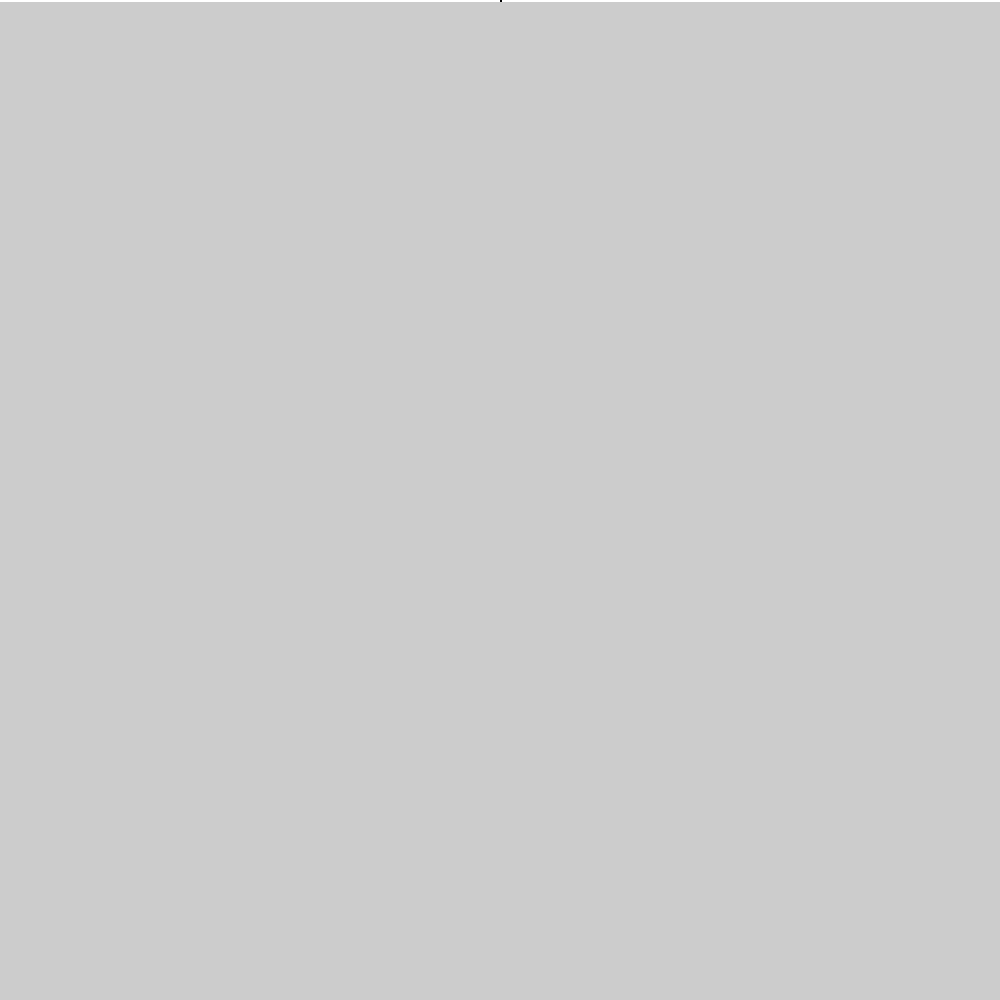
Frame 1 (no input)
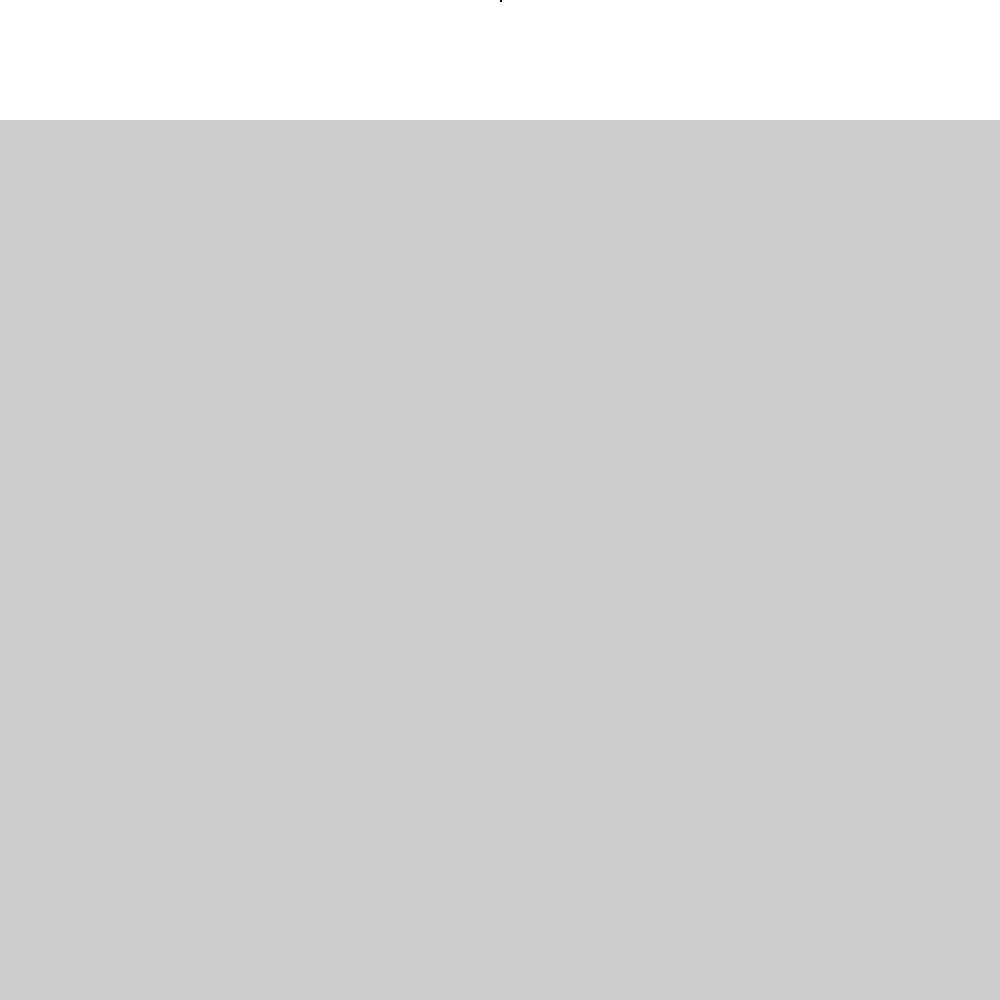
Frame 60 (the mouse pressed at the canvas centre just before this capture)
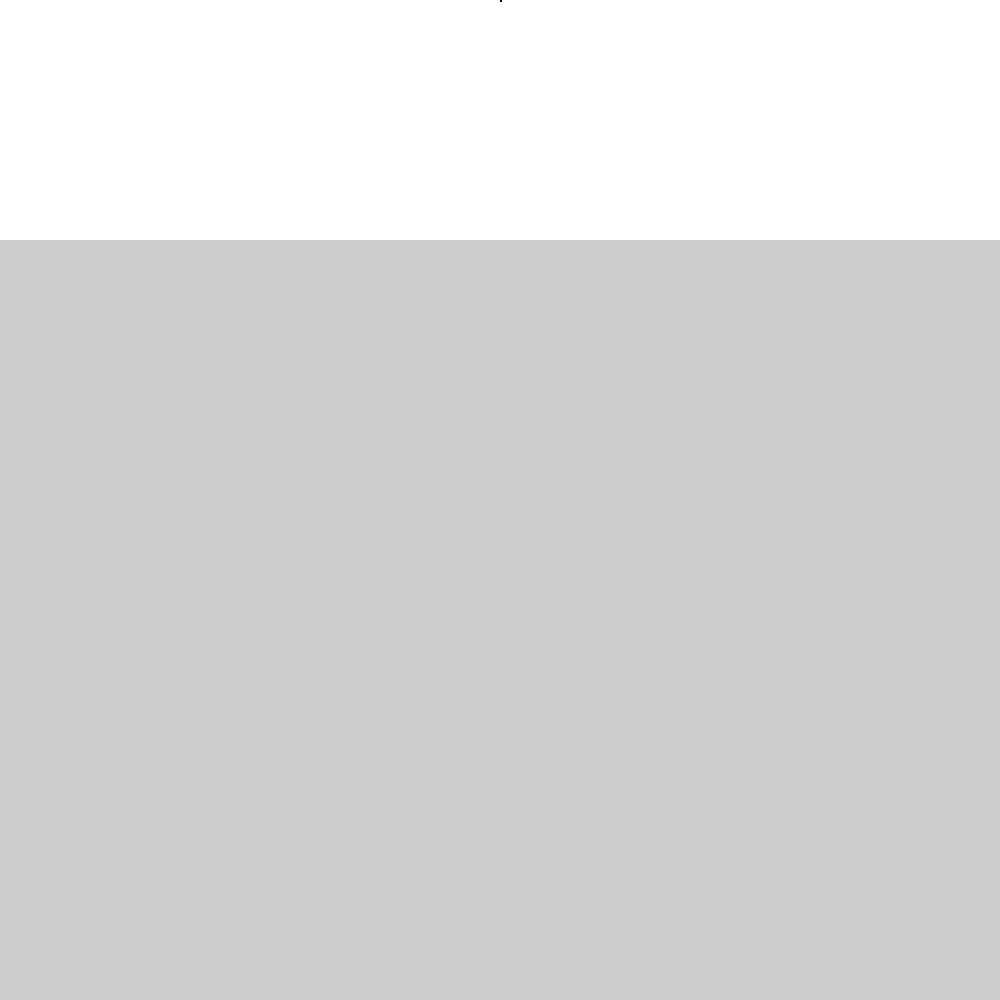
Frame 120 (the mouse held since frame 60 and released just before this capture)

The Processing sketch that drew these frames (run headless with seeded random() and noise(); from frame 60 on, the mouse is pressed at the canvas centre):

// Processing sketch: exo17_6
// ── exo17_6.pde
int cells = 500;
int[] t = new int[cells];
int[] nextt = new int[cells];
int regle = 0; // 18, 73, 57, 62, 105, 129, 182
int taille = 1000/cells;
int ligne = 0;

void setup() {
  size(1000, 1000);
  t[t.length/2] = 1;
  frameRate(1000);
}


void draw() {
  for (int i = 0; i < t.length; i++) {
    int bit = (cellule(t, i-1) << 2) | (cellule(t, i) << 1) | (cellule(t, i+1));
    int resulat = (regle >> bit) & 1;
    nextt[i] = resulat;
    if (t[i] == 1) {
      fill(0);
    }
    else {
      fill(255);
    }
    noStroke();
    rect(i*taille, ligne*taille, taille, taille);
  }

  for (int i = 0; i < t.length; i++) {
    t[i] = nextt[i];
  }
  ligne+= 1;

  // /*
  if (ligne >= cells) {
    background(255);
    regle +=1;
    ligne = 0;
    for (int i=0; i < t.length; i++) {
      t[i] = 0;
      t[t.length/2] = 1;
    }
    println(regle);
  } 
}
 // */

int cellule(int[] etat, int i) {
  return etat[(i + etat.length) % etat.length];
}
